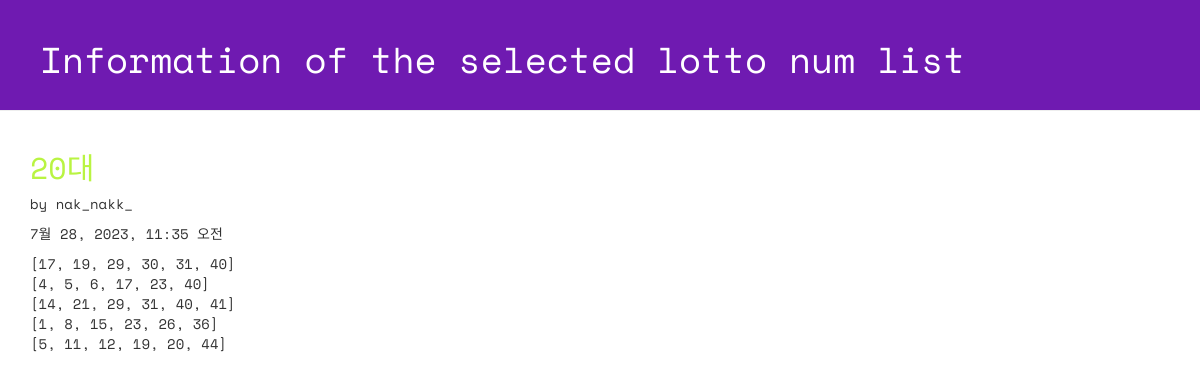
Screenshot of /lotto/2/detail with the database file from the repository.
### lotto/models.py (models this page shows, shortened)
class GuessNumbers(models.Model):
    name = models.CharField(max_length=24) # 로또 번호 리스트의 이름
    text = models.CharField(max_length=255) # 로또 번호 리스트에 대한 설명
    test = models.CharField(max_length=255, default='Test') # test
    lottos = models.CharField(max_length=255, default='[1, 2, 3, 4, 5, 6]') # 로또 번호들이 담길 str
    num_lotto = models.IntegerField(default=5) # 6개 번호 set의 갯수
    update_date = models.DateTimeField()

### lotto/views.py (the view)
# urls.py: path('lotto/<int:lottokey>/detail', views.detail, name='detail'),
def detail(request, lottokey):
    lotto = GuessNumbers.objects.get(pk=lottokey)
    return render(request, 'lotto/detail.html', {'lotto':lotto})

### lotto/templates/lotto/detail.html (shortened to what this page needs)
<!DOCTYPE html>
{% load static %}
<html lang="ko">
<head>
  <link rel="stylesheet" href="//maxcdn.bootstrapcdn.com/bootstrap/3.2.0/css/bootstrap.min.css">
  <link rel="stylesheet" href="//maxcdn.bootstrapcdn.com/bootstrap/3.2.0/css/bootstrap-theme.min.css">
  <link rel="stylesheet" href="{% static 'css/lotto.css'%}">
</head>
<body>
  <div class="page-header">
    <h1>Information of the selected lotto num list</h1>
  </div>
  <div class="container lotto">
    <h2>{{ lotto.text }}</h2>
    <p> by {{ lotto.name }}</p>
    <p> {{ lotto.update_date }}</p>
    <p> {{ lotto.lottos | linebreaksbr }}</p>
  </div>
</body>
</html>

### lotto/static/css/lotto.css (style rules this page uses)
.page-header { background-color: #6f1ab1; margin-top: 0; padding: 20px 20px 20px 40px; font-family: 'Space Mono', monospace; }
.page-header h1 { color: #FFFFFF; }
.container { font-family: 'Space Mono', monospace; }
.container h2 { color: #b9f442; }

### rows the page displays
GuessNumbers: text "20대", name "nak_nakk_", update_date "7월 28, 2023, 11:35 오전", lottos "[17, 19, 29, 30, 31, 40] [4, 5, 6, 17, 23, 40] [14, 21, 29, 31, 40, 41] [1, 8, 15, 23, 26, 36] [5, 11, 12, 19, 20, 44]"
